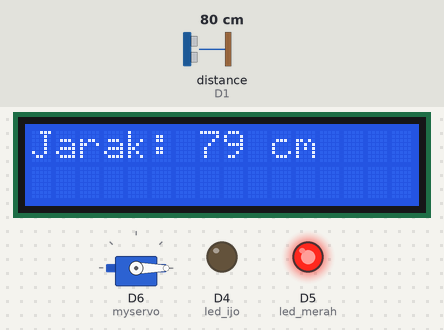
A program run on a simulated ESP8266 (NodeMCU). Shown: servo, 16×2 character LCD, output pins drawn as LEDs (lit = HIGH). Wiring (inferred from the names in the program): ultrasonic range finder: trigger D0; echo D1. The test bench sets the inputs (shaded band); at power-on: distance to the obstacle (sensor on D1) 80 cm. The echo pulse lasts 58.3 µs per cm; pins used as bus, display or sensor lines are not drawn.

Above: at 1.3 s.
1.4 s: distance to the obstacle (sensor on D1) set to 2 cm
At 2.7 s:
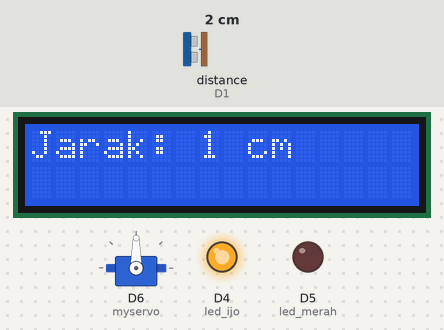
3.6 s: distance to the obstacle (sensor on D1) set to 4 cm
At 5.4 s:
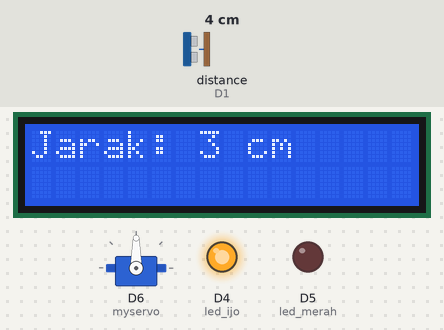
5.7 s: distance to the obstacle (sensor on D1) set to 9 cm
At 7.2 s:
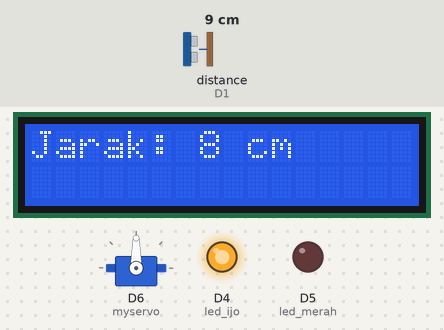
Timing chart, 0 to 8.7 s (numbered marks = the images above; inputs shaded):
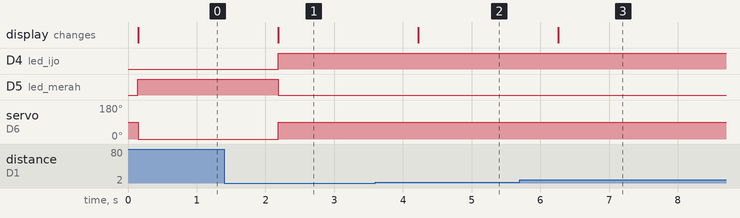

Measured:
- after the input at 1.4 s, D4 (led_ijo): LOW → HIGH after 0.79 s; D5 (led_merah): HIGH → LOW after 0.79 s; servo on D6 (myservo): 0° → 90° after 0.79 s; the display: changes after 0.79 s (image 1)
- after the input at 3.6 s, the display: changes after 0.62 s (image 2)
- after the input at 5.7 s, the display: changes after 0.56 s (image 3)

The program:

main.cpp
```cpp
#include <Arduino.h>
#include <Servo.h>
#include <LiquidCrystal_I2C.h>

Servo myservo;
LiquidCrystal_I2C lcd(0x27, 16, 2);
int trigPin = D0;
int echoPin = D1;
int led_merah = D5;;
int led_ijo = D4;
int SDA_pin = D3;
int SCL_pin = D2;

long duration;
int distance;

void setup() {
  // put your setup code here, to run once:
  myservo.attach(D6);
  pinMode(led_ijo, OUTPUT);
  pinMode(led_merah, OUTPUT);
  pinMode(trigPin, OUTPUT);
  pinMode(echoPin, INPUT);
  Serial.begin(9600);
  Wire.begin(SDA_pin, SCL_pin);
  lcd.begin(16, 2);
  lcd.init();
  lcd.backlight();
}

void loop() {
  digitalWrite(trigPin, LOW);
  delayMicroseconds(5);
  digitalWrite(trigPin, HIGH);
  delayMicroseconds(10);
  digitalWrite(trigPin, LOW);
  duration = pulseIn(echoPin, HIGH);

  distance = 0.034*duration/2;
  lcd.setCursor(0, 0);
  lcd.print("Jarak: ");
  lcd.print(distance);
  lcd.println(" cm");

  if (distance <= 10)
  {
    digitalWrite(led_ijo, HIGH);
    digitalWrite(led_merah, LOW);

    myservo.write(90);
    delay(5);

  } else {
    digitalWrite(led_merah, HIGH);
    digitalWrite(led_ijo, LOW);

    myservo.write(0);
    delay(5);
  }

  delay(1000);


}

// put function definitions here:
int myFunction(int x, int y) {
  return x + y;
}
```
